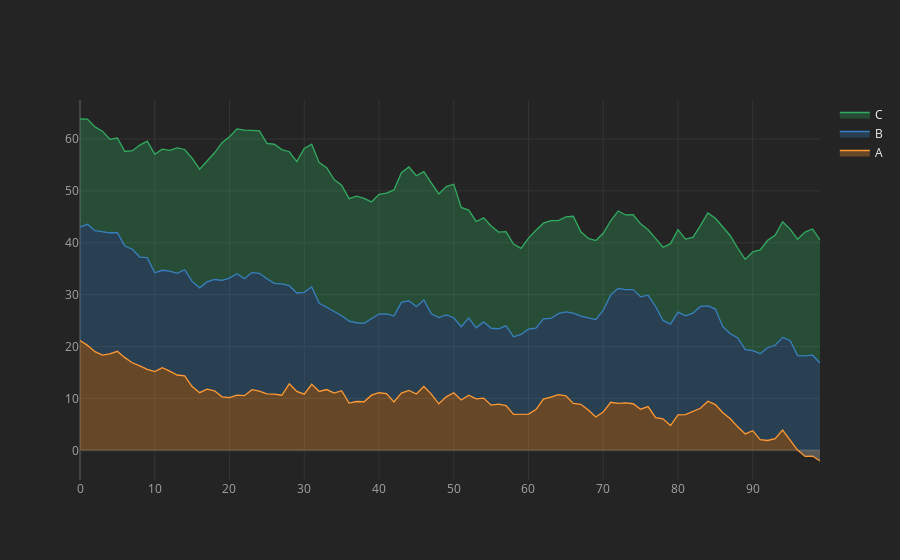

The code cell stored with this chart in its notebook:
### Code cell
df.iplot(kind = 'area', fill = True)
